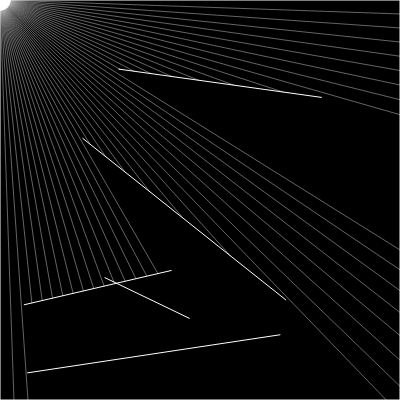
Frame 1 (no input)
Frame 60 (no input): identical to frame 1, image omitted
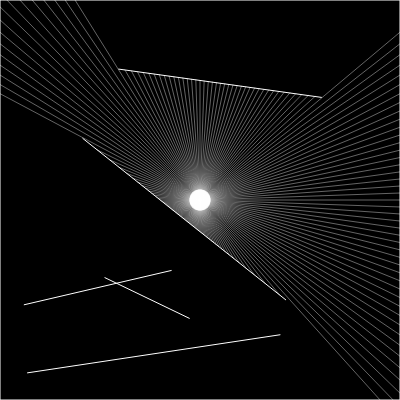
Frame 120 (the mouse pressed at the canvas centre since frame 60)

The p5.js sketch that drew these frames (run headless with seeded random() and noise() and a simulated clock; from frame 60 on, the mouse is pressed at the canvas centre):

// p5.js sketch
// ── sketch.js
//2D Raycasting Made following https://www.youtube.com/watch?v=TOEi6T2mtHo

let walls = [];
let ray;
let particle;

function setup() {
    createCanvas(400, 400);
    for(let i = 0; i < 5; i++) {
        let x1 = random(width);
        let x2 = random(width);
        let y1 = random(height);
        let y2 = random(height);
        walls[i] = new Boundary(x1, y1, x2, y2);
    }

    walls.push(new Boundary(0, 0, width, 0));
    walls.push(new Boundary(width, 0, width, height));
    walls.push(new Boundary(width, height, 0, height));
    walls.push(new Boundary(0, height, 0, 0));

    particle = new Particle();
}

function draw() {
    background(0);
    for (let wall of walls) {
        wall.show();
    }
    particle.update(mouseX, mouseY);
    particle.look(walls);
    particle.show();
    // ray.show();
    // ray.setDir(mouseX, mouseY);

    // // Vector position that hits wall
    // let pt = ray.cast(wall);
    // // If pt is hitting wall, make ray
    // if(pt) {
    //     fill(255)
    //     ellipse(pt.x, pt.y, 8, 8)
    // }
}
// ── boundary.js
class Boundary {
    constructor(x1, y1, x2, y2) {
        this.a = createVector(x1, y1);
        this.b = createVector(x2, y2);
    }

    show() {
        stroke(255);
        line(this.a.x, this.a.y, this.b.x, this.b.y)
    }
}
// ── particle.js
class Particle{
    constructor() {
        // Put particle in the middle of the canvas
        this.pos = createVector(width/2, height/2);
        this.rays = [];
        for (let angle = 0; angle < 360; angle += 2) {
            this.rays.push(new Ray(this.pos, radians(angle)));
        }
    }

    update(x, y) {
        this.pos.set(x, y)
    }

    look (walls) {
        for (let ray of this.rays) {
            let closest = null;
            let record = Infinity;
            for (let wall of walls){
                const pt = ray.cast(wall);
                if (pt) {
                    // Calculate distance between wall and ray
                    const d = p5.Vector.dist(this.pos, pt);
                    // Store closest wall's position
                    if(d < record) {
                        record = d;
                        closest = pt;
                    }
                }
            }
            if(closest) {
                stroke(255, 100);
                line(this.pos.x, this.pos.y, closest.x, closest.y);
            }
        }
    }

    show() {
        fill(255);
        ellipse(this.pos.x, this.pos.y, 4);
        for (let ray of this.rays) {
            ray.show()
        }
    }
}
// ── ray.js
class Ray {
    constructor(pos, angle) {
        this.pos = pos;
        // Function creates vector pointing at angle input
        this.dir = p5.Vector.fromAngle(angle);
    }

    setDir(x, y) {
        this.dir.x = x - this.pos.x;
        this.dir.y = y - this.pos.y;
        this.dir.normalize();
    }

    show() {
        stroke(255);
        push();
        translate(this.pos.x, this.pos.y);
        line(0, 0, this.dir.x * 10, this.dir.y * 10);
        pop();
    }

    // https://en.wikipedia.org/wiki/Line%E2%80%93line_intersection#Given_two_points_on_each_line_segment
    // https://stackoverflow.com/questions/563198/how-do-you-detect-where-two-line-segments-intersect
    // Being that our wall is a line segment and the ray is an infinite line, we will be looking for 0 < t < 1 (ray) and u > 0 (wall)
    cast(wall) {
        // Wall's endpoints
        const x1 = wall.a.x;
        const y1 = wall.a.y;
        const x2 = wall.b.x;
        const y2 = wall.b.y;

        // Ray's endpoints
        const x3 = this.pos.x;
        const y3 = this.pos.y;
        const x4 = this.pos.x + this.dir.x;
        const y4 = this.pos.y + this.dir.y;

        // Check for 0 in denominator
        const denom = (x1 - x2) * (y3 - y4) - (y1 - y2) * (x3 - x4);
        if (denom == 0) {
            return;
        }

        const t = ((x1 - x3) * (y3 - y4) - (y1 - y3) * (x3 - x4)) / denom;
        const u = ((x1 - x3) * (y1 - y2) - (y1 - y3) * (x1 - x2)) / denom;
        if (t > 0 && t < 1 && u > 0){
            const pt = createVector();
            pt.x = x1 + t * (x2 - x1);
            pt.y = y1 + t * (y2 - y1);
            return pt;
        } else {
            return;
        }
    }
}
